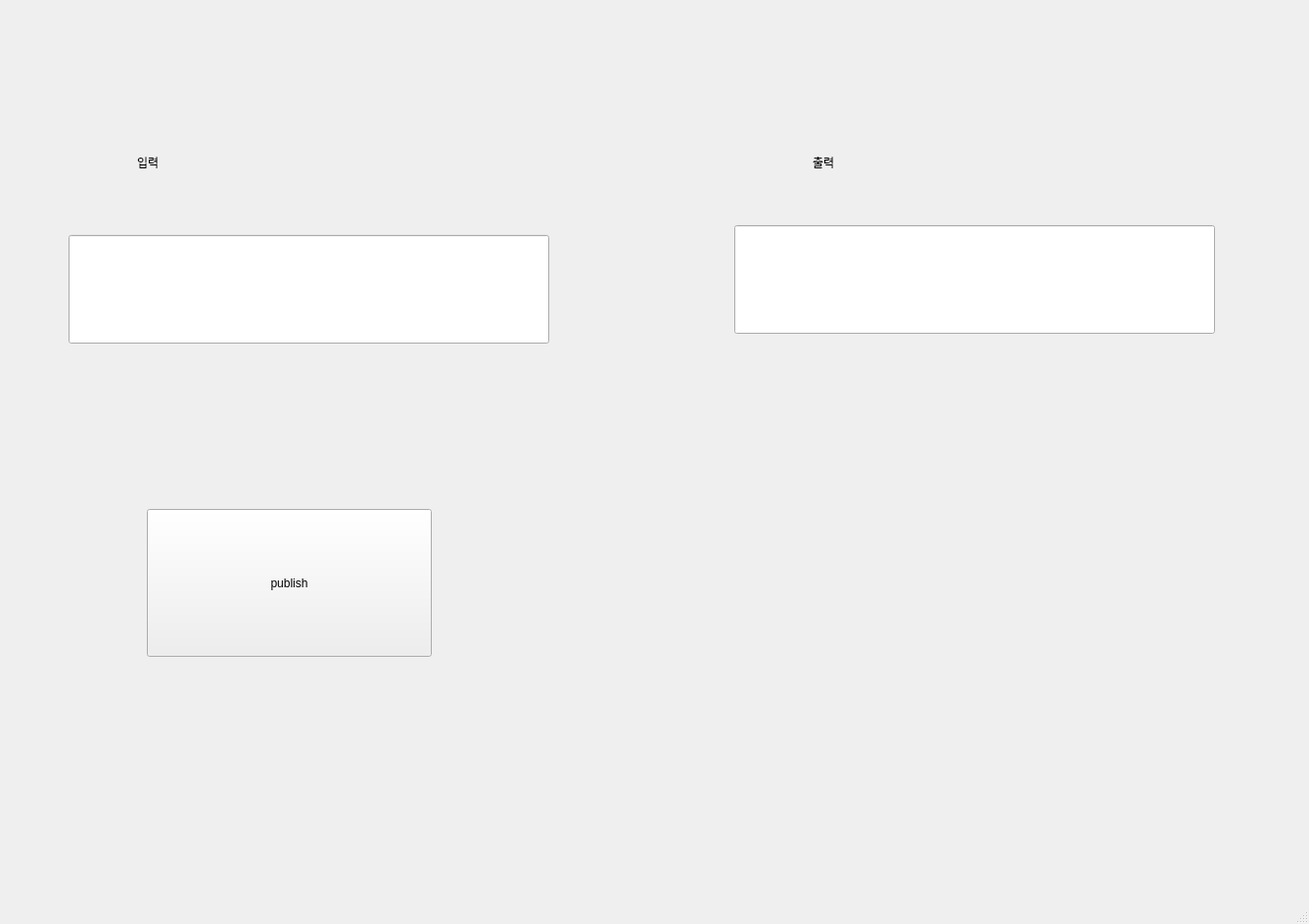
<?xml version="1.0" encoding="UTF-8"?>
<ui version="4.0">
 <class>MainWindow</class>
 <widget class="QMainWindow" name="MainWindow">
  <property name="geometry">
   <rect>
    <x>0</x>
    <y>0</y>
    <width>1337</width>
    <height>944</height>
   </rect>
  </property>
  <property name="windowTitle">
   <string>MainWindow</string>
  </property>
  <widget class="QWidget" name="centralwidget">
   <widget class="QPushButton" name="publish">
    <property name="geometry">
     <rect>
      <x>150</x>
      <y>520</y>
      <width>291</width>
      <height>151</height>
     </rect>
    </property>
    <property name="text">
     <string>publish</string>
    </property>
   </widget>
   <widget class="QLineEdit" name="output">
    <property name="geometry">
     <rect>
      <x>750</x>
      <y>230</y>
      <width>491</width>
      <height>111</height>
     </rect>
    </property>
   </widget>
   <widget class="QLabel" name="label">
    <property name="geometry">
     <rect>
      <x>140</x>
      <y>110</y>
      <width>341</width>
      <height>111</height>
     </rect>
    </property>
    <property name="text">
     <string>입력</string>
    </property>
   </widget>
   <widget class="QLabel" name="label_2">
    <property name="geometry">
     <rect>
      <x>830</x>
      <y>110</y>
      <width>341</width>
      <height>111</height>
     </rect>
    </property>
    <property name="text">
     <string>출력</string>
    </property>
   </widget>
   <widget class="QLineEdit" name="input">
    <property name="geometry">
     <rect>
      <x>70</x>
      <y>240</y>
      <width>491</width>
      <height>111</height>
     </rect>
    </property>
   </widget>
  </widget>
  <widget class="QMenuBar" name="menubar">
   <property name="geometry">
    <rect>
     <x>0</x>
     <y>0</y>
     <width>1337</width>
     <height>22</height>
    </rect>
   </property>
  </widget>
  <widget class="QStatusBar" name="statusbar"/>
 </widget>
 <resources/>
 <connections/>
</ui>
